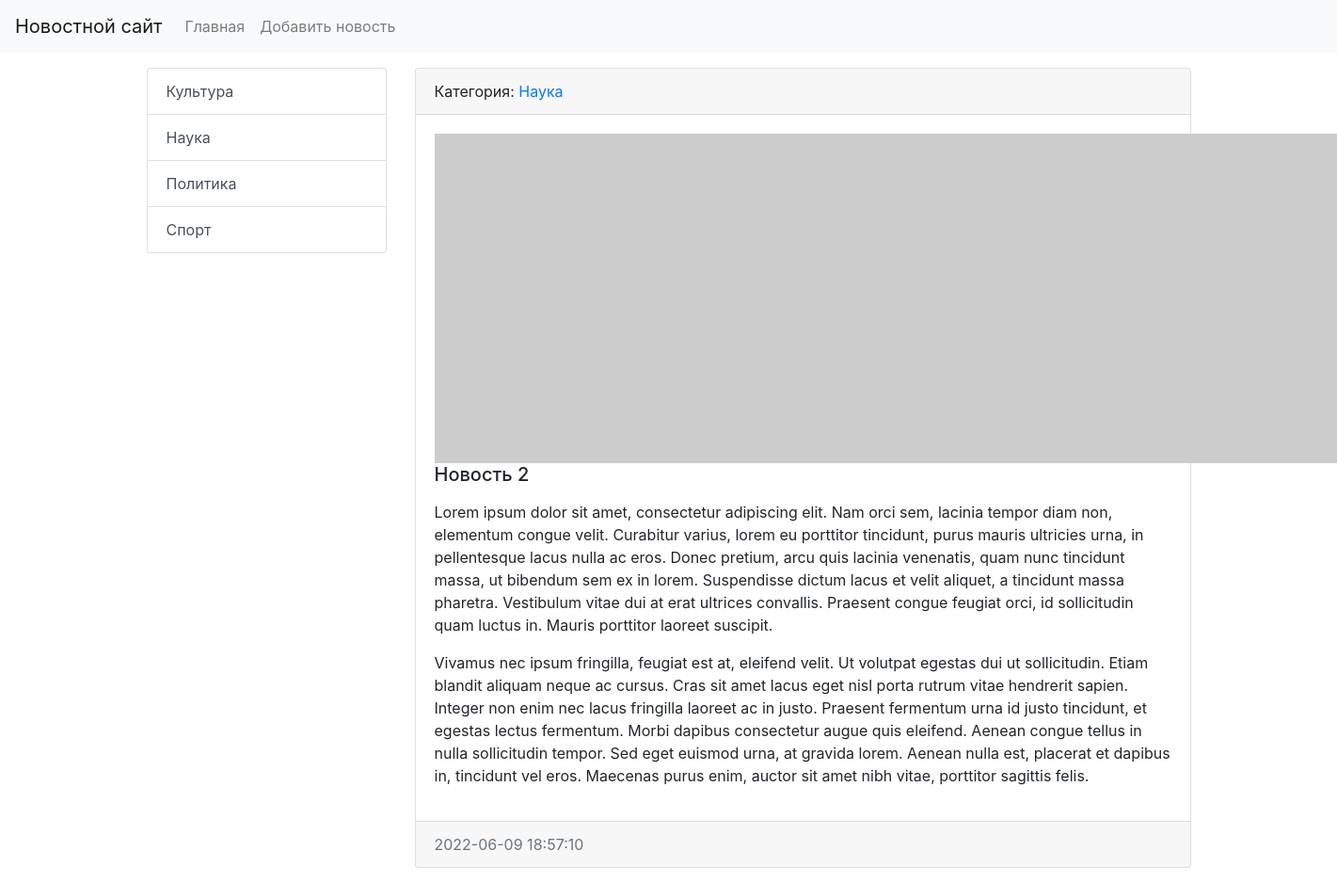
Screenshot of /news/2/ with the database file from the repository.
### news/models.py (models this page shows, shortened)
class Category(models.Model):
    title = models.CharField(max_length=150, db_index=True, verbose_name='Наименование категории')
    def get_absolute_url(self):
        return reverse('category', kwargs={"category_id": self.pk})
    class Meta:
        verbose_name = 'Категория'
        verbose_name_plural = 'Категрии'
        ordering = ['title']

class News(models.Model):
    title = models.CharField(max_length=150, verbose_name='Наименование')
    content = models.TextField(blank=True, verbose_name='Контент')
    created_at = models.DateTimeField(auto_now_add=True, verbose_name='Дата публикации')
    updated_at = models.DateTimeField(auto_now=True, verbose_name='Обнавлено')
    photo = models.ImageField(upload_to='photos/%Y/%m/%d/', verbose_name='Фото', blank=True)
    is_published = models.BooleanField(default=True, verbose_name='Опубликовано')
    category = models.ForeignKey('Category', on_delete=models.PROTECT,
                                 verbose_name='Категория')
    class Meta:
        verbose_name = 'Новость'
        verbose_name_plural = 'Новости'
        ordering = ['-created_at', 'title']

### news/views.py (the view)
# urls.py: path('news/<int:pk>/', ViewNews.as_view(), name='view_news'),
class ViewNews(DetailView):
    model = News
    context_object_name = 'news_item'

### news/templatetags/news_tags.py (called while the page is built)
@register.simple_tag(name='get_list_categories')
def get_categories():
    return Category.objects.all()

@register.inclusion_tag('news/list_categories.html')
def show_categories():
    categories = get_categories()
    return {'categories': categories}

### news/templates/news/news_detail.html (shortened to what this page needs)
{% extends "base.html" %}
{% block sidebar %}
{% include 'inc/_sidebar.html' %}
{% endblock%}
{% block content %}
<div class="card mb-3">
    <div class="card-header">
        Категория: <a href="{{ news_item.category.get_absolute_url }}"> {{ news_item.category.title }} </a>
    </div>
    <div class="card-body">
        {% if news_item.photo %}
        <img src="{{ news_item.photo.url }}" , alt="" , width="350" , class="float-left mr-3">
        {% else %}
        <img src="https://picsum.photos/id/1060/350/462/?blur=2" , alt="" , class="float-left mr-3">
        {% endif %}
        <h5 class="card-title">{{ news_item.title }}</h5>
        <p class="card-text"> {{ news_item.content|safe|linebreaks }} </p>
    </div>
    <div class="card-footer text-muted">
        {{ news_item.created_at|date:"Y-m-d H:i:s" }}
    </div>
</div>
{% endblock%}

### news/templates/news/list_categories.html
<div class="list-group">
    {% for item in categories %}
    <a href="{{ item.get_absolute_url }}" class="list-group-item list-group-item-action">{{ item.title }}</a>
    {% endfor %}
</div>

### mysite/static/css/style.css (style rules this page uses)
body { background-color: #fefefe; }

### rows the page displays
Category: title "Культура"
Category: title "Наука"
Category: title "Политика"
Category: title "Спорт"
News: category "Наука", title "Новость 2", content "Lorem ipsum dolor sit amet, consectetur adipiscing elit. Nam orci sem, lacinia tempor diam non, elementum congue velit. Curabitur varius, lorem eu porttitor tincidunt, purus mauris ultricies urna, in pellentesque lacus nulla ac eros. Donec pretium, arcu quis lacinia venenatis, quam nunc tincidunt massa, ut bibendum sem ex in lorem. Suspendisse dictum lacus et velit aliquet, a tincidunt massa pharetra. Vestibulum vitae dui at erat ultrices convallis. Praesent congue feugiat orci, id sollicitudin quam luctus in. Mauris porttitor laoreet suscipit. Vivamus nec ipsum fringilla, feugiat est at, eleifend velit. Ut volutpat egestas dui ut sollicitudin. Etiam blandit aliquam neque ac cursus. Cras…", created_at "2022-06-09 18:57:10"
